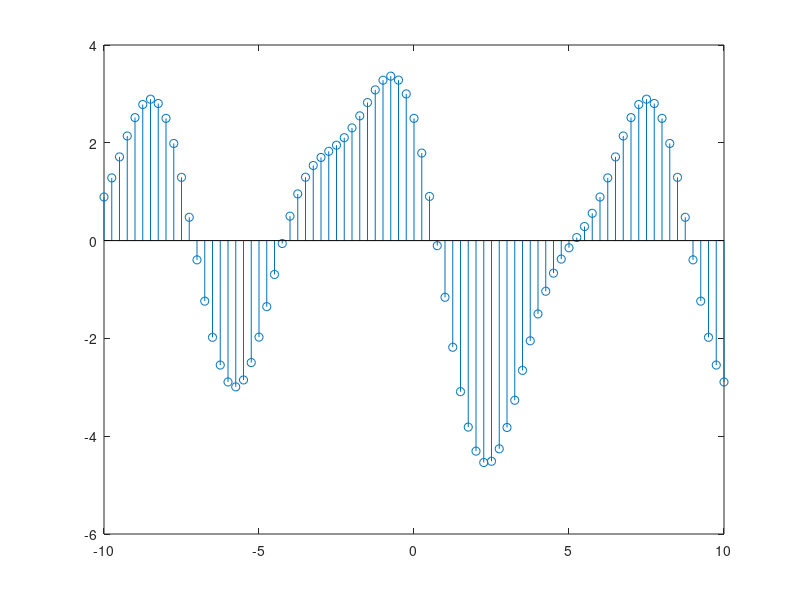

Source code (MATLAB):
% Graphing
% Thomas Haimes
% 2/1/25

clear

n = [-10:0.25:10];
% y = 5*cos(pi*(n/2)-(pi/2)); 
% stem(n,y);

%y = 3*cos((5*n) + (pi/6));
%y = 2.*exp(imag((n/6)-pi));
%y = cos(n/8) .* cos((n*pi)/8);
y = cos((pi*n)/2) - sin((pi*n)/8) + 3*cos(((pi*n)/4)+(pi/3));

stem(n,y);
